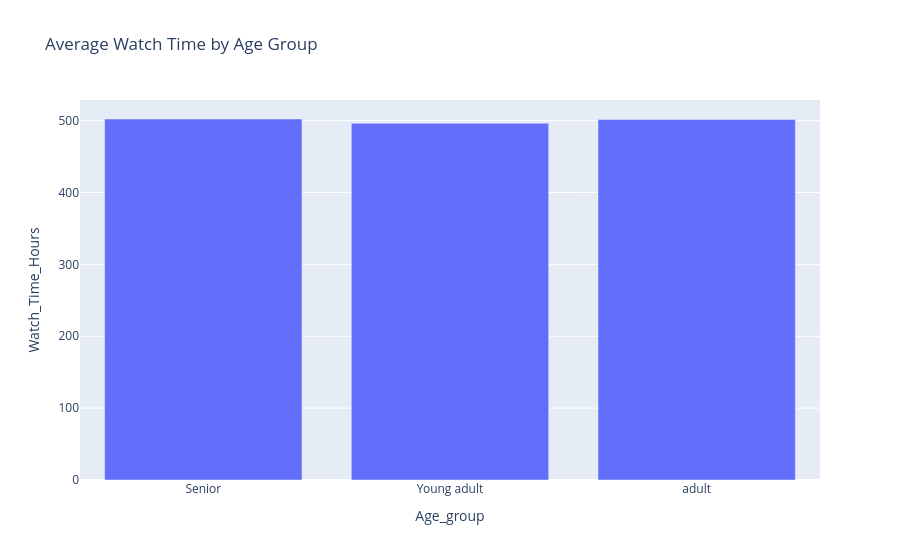

Write notebook code for a chart like this one.
### Code cell
fig = px.bar(age_watch.reset_index(),x ="Age_group",y ="Watch_Time_Hours",title="Average Watch Time by Age Group")
fig.write_image("temp.png")
from IPython.display import Image
Image("temp.png")

### Figure 1 — Plotly figure (JSON) as saved in the notebook; plotly's stock layout.template omitted (floating-point values rounded to 4 significant figures)
{"data": [{"hovertemplate": "Age_group=%{x}<br>Watch_Time_Hours=%{y}<extra></extra>", "legendgroup": "", "marker": {"color": "#636efa", "pattern": {"shape": ""}}, "name": "", "orientation": "v", "showlegend": false, "textposition": "auto", "type": "bar", "x": ["Senior", "Young adult", "adult"], "xaxis": "x", "y": [502.3, 496.3, 501.5], "yaxis": "y"}], "layout": {"barmode": "relative", "legend": {"tracegroupgap": 0}, "title": {"text": "Average Watch Time by Age Group"}, "xaxis": {"anchor": "y", "domain": [0, 1], "title": {"text": "Age_group"}}, "yaxis": {"anchor": "x", "domain": [0, 1], "title": {"text": "Watch_Time_Hours"}}}}
